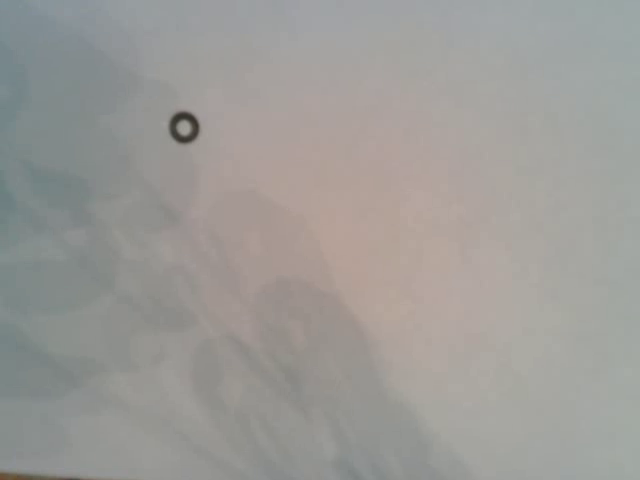
#> input picture frame 38 of sample.mp4, 640 x 480 px
$ python 2.py
#> lines starting #> are read from the running program, lines starting #| are printed output that depends on the picture; after the words box and inside, x2 and y2 are one past the last pixel; in counts of white or black regions, pixels touching at a corner belong together
import time

import cv2
import numpy as np

# Question 2
cap = cv2.VideoCapture("sample.mp4")

def object_detector():
    down_points = (640, 550)
    right_hits,i = 0 , 0
    left_hits, i = 0, 0
    while True:
        ret, frame = cap.read()
#> frame is the input picture: shape (480, 640, 3); mean B, G, R 151.6, 154.9, 156.5
        if not ret:
            break

        frame = cv2.resize(frame, down_points, interpolation=cv2.INTER_LINEAR)
#> frame: shape (550, 640, 3)
        mask = cv2.cvtColor(frame, cv2.COLOR_BGR2GRAY)
        mask = cv2.GaussianBlur(mask, (21, 21), 0)
        ret, thresh = cv2.threshold(mask, 110, 255, cv2.THRESH_BINARY_INV)
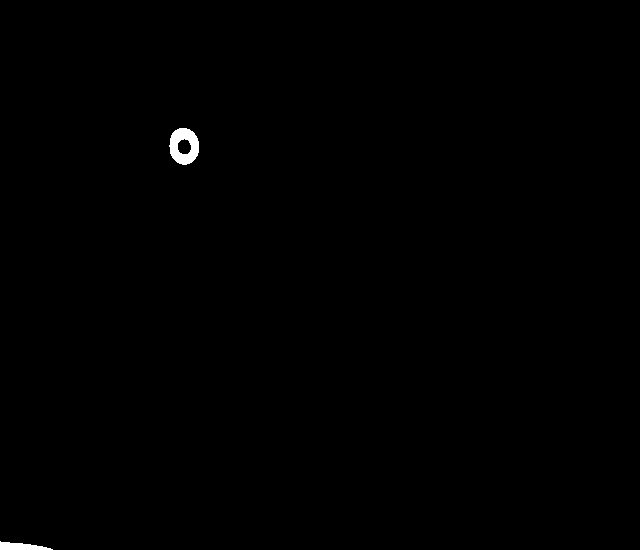
#> thresh: shape (550, 640); 0.29% white; 2 white regions
        contours, hierarchy = cv2.findContours(thresh, cv2.RETR_EXTERNAL, cv2.CHAIN_APPROX_NONE)
#> contours = 2 contours; box (x1, y1, x2, y2) and area: (169, 128, 199, 165) 828, (0, 541, 53, 550) 239

        if len(contours) > 0:
            cnt = max(contours, key=cv2.contourArea)
#> cnt = contour of 94 points, box (x1, y1, x2, y2) (169, 128, 199, 165), area 828
            x, y, w, h = cv2.boundingRect(cnt)
#> x = 169; y = 128; w = 30; h = 37
            cv2.rectangle(frame, (x, y), (x+w, y+h), (0, 255, 0), 2)

            frame=cv2.putText(frame, f'Left hits: {left_hits}' , (30,30) , cv2.FONT_HERSHEY_SIMPLEX, 0.5, (255, 0, 0), 1, cv2.LINE_AA, False )
            frame=cv2.putText(frame, f'Right hits: {right_hits}' , (down_points[0] - 160,20), cv2.FONT_HERSHEY_SIMPLEX, 0.5, (255, 0, 0), 1, cv2.LINE_AA, False )

            if i % 100 == 0:
                if x + (w // 2) > down_points[0] // 2:
                    right_hits += 1
                elif x + (w // 2) < down_points[0] // 2:
                    left_hits += 1

        cv2.imshow("frame", frame)

        if cv2.waitKey(27) & 0xFF == ord('q'):
#> (key q is pressed here)
            break
    cap.release()
#доп задание
def additional_task():
    cap = cv2.VideoCapture("sample.mp4")
    down_points = (640, 550)
    right_hits,i = 0 , 0
    left_hits, i = 0, 0
    fly = cv2.imread('fly64.png', cv2.IMREAD_UNCHANGED)
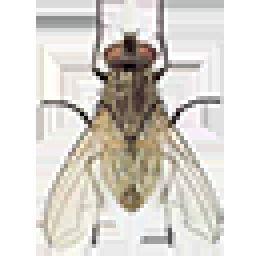
#> input picture fly64.png, 64 x 64 px (shown 4 times larger)
#> fly is the input picture: shape (64, 64, 4); mean B, G, R, A 207.7, 213.8, 217.6, 85.9
    while True:
        ret, frame = cap.read()
        if not ret:
            break

        frame =cv2.resize(frame, down_points, interpolation = cv2.INTER_LINEAR)

        mask = cv2.cvtColor(frame, cv2.COLOR_BGR2GRAY)
        mask = cv2.GaussianBlur(mask, (21, 21), 0)
        ret, thresh = cv2.threshold(mask, 110, 255, cv2.THRESH_BINARY_INV)
        contours, _ = cv2.findContours(thresh, cv2.RETR_EXTERNAL, cv2.CHAIN_APPROX_NONE)

        if len(contours) > 0:
            cnt = max (contours, key=cv2.contourArea)
            x, y, w, h = cv2.boundingRect(cnt)
#> x = 169; y = 128; w = 30; h = 37
            # cv2.rectangle(frame, (x, y), (x+w, y+h), (0, 255, 0), 2)

            img_fly = cv2.resize(fly, (w if x + w < down_points[0] else down_points[0] - x,
                                           h if y + h < down_points[1] else down_points[1] - y))
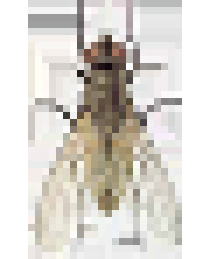
#> img_fly: shape (37, 30, 4) (shown 7 times larger); mean B, G, R, A 207.6, 213.7, 217.5, 86
            alpha_channel, fly_colors = img_fly[:, :, 3] / 255, img_fly[:, :, :3]
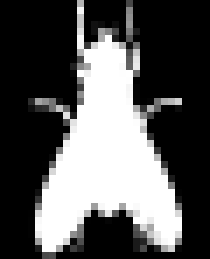
#> alpha_channel: shape (37, 30) float64 (shown 7 times larger); min 0, max 1, mean 0.337
            alpha_mask = np.dstack((alpha_channel, alpha_channel, alpha_channel))
            h_fly, w_fly = img_fly.shape[:2]
#> h_fly = 37; w_fly = 30
            background_subsection = frame[y:(y + h_fly), x:(x + w_fly)]
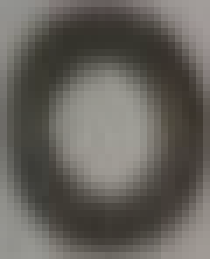
#> background_subsection: shape (37, 30, 3) (shown 7 times larger); mean B, G, R 92.6, 98.6, 101.7
            composite = background_subsection * (1 - alpha_mask) + fly_colors * alpha_mask
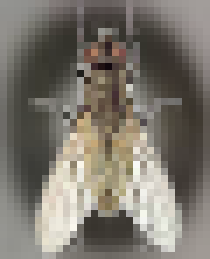
#> composite: shape (37, 30, 3) float64 (shown 7 times larger); mean B, G, R 109, 118.2, 123.5
            frame[y:(y + h_fly), x:(x + w_fly)] = composite

            frame=cv2.putText(frame, f'Left hits: {left_hits}' , (30,30) , cv2.FONT_HERSHEY_SIMPLEX, 0.5, (255, 0, 0), 1, cv2.LINE_AA, False )
            frame=cv2.putText(frame, f'Right hits: {right_hits}' , (down_points[0] - 160,20), cv2.FONT_HERSHEY_SIMPLEX, 0.5, (255, 0, 0), 1, cv2.LINE_AA, False )
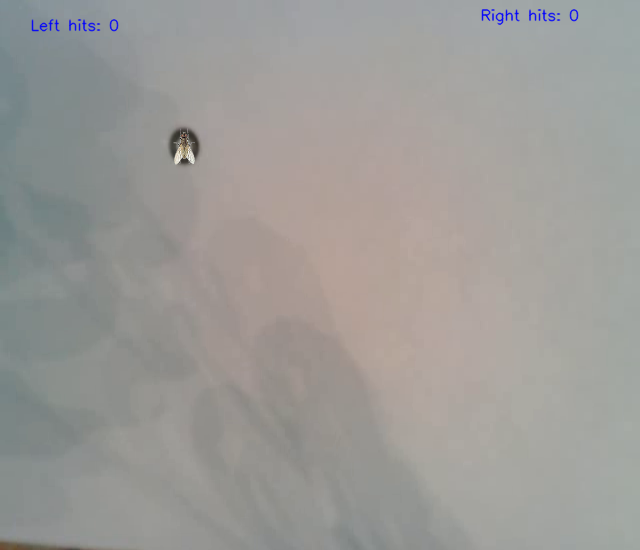
#> frame: shape (550, 640, 3); mean B, G, R 151.7, 154.7, 156.3

            if i % 100 == 0:
                if x + (w // 2) > down_points[0] // 2:
                    right_hits += 1
                elif x + (w // 2) < down_points[0] // 2:
                    left_hits += 1

        cv2.imshow("frame", frame)
        if cv2.waitKey(27) & 0xFF == ord('q'):
#> (key q is pressed here)
            break
    cap.release()

if __name__ == '__main__':

    object_detector()
additional_task()
cv2.waitKey(0)
cv2.destroyAllWindows()

$ run again, starting later in the video
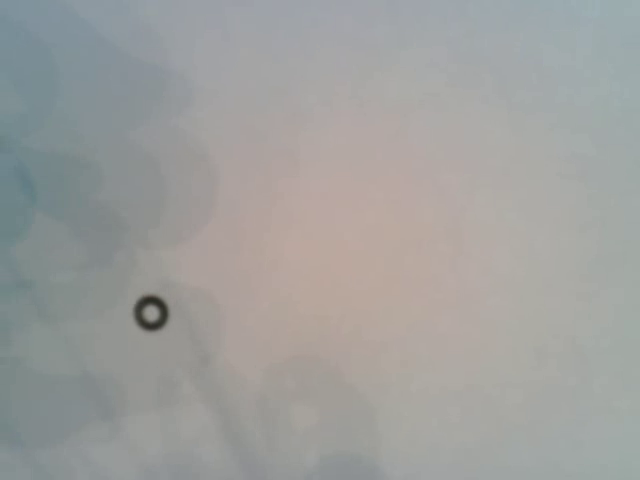
#> input picture frame 175 of sample.mp4, 640 x 480 px
#> in object_detector, frame is the input picture: shape (480, 640, 3); mean B, G, R 157.4, 159.3, 158.7
#> thresh: shape (550, 640); 0.3% white; 1 white region
#> in object_detector, `contours, hierarchy = cv2.findContours(thresh, cv2.RETR_EXTERNAL, cv2...`: contours = 1 contour; box (x1, y1, x2, y2) and area: (134, 338, 170, 380) 1154
#> in object_detector, `cnt = max(contours, key=cv2.contourArea)`: cnt = contour of 111 points, box (x1, y1, x2, y2) (134, 338, 170, 380), area 1154
#> in object_detector, `x, y, w, h = cv2.boundingRect(cnt)`: x = 134; y = 338; w = 36; h = 42
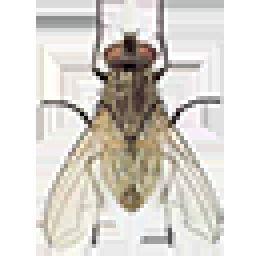
#> input picture fly64.png, 64 x 64 px (shown 4 times larger)
#> in additional_task, fly is the input picture: shape (64, 64, 4); mean B, G, R, A 207.7, 213.8, 217.6, 85.9
#> in additional_task, `x, y, w, h = cv2.boundingRect(cnt)`: x = 134; y = 338; w = 36; h = 42
#> in additional_task, `frame=cv2.putText(frame, f'Right hits: {right_hits}' , (down_points[0]..`:
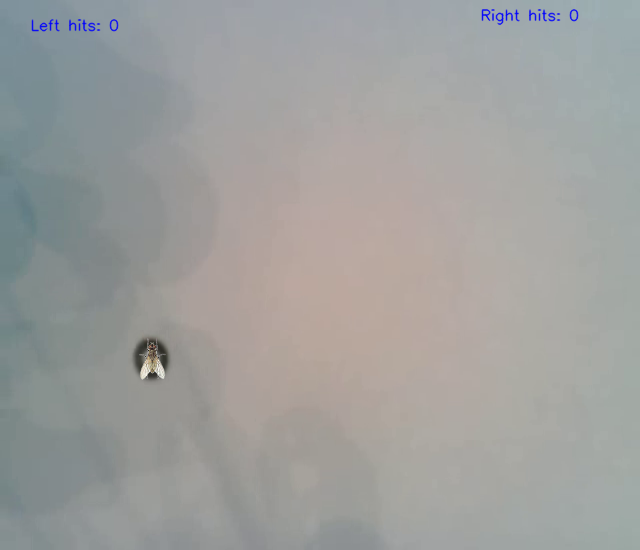
#> frame: shape (550, 640, 3); mean B, G, R 157.6, 159.1, 158.6

$ run again, starting later in the video
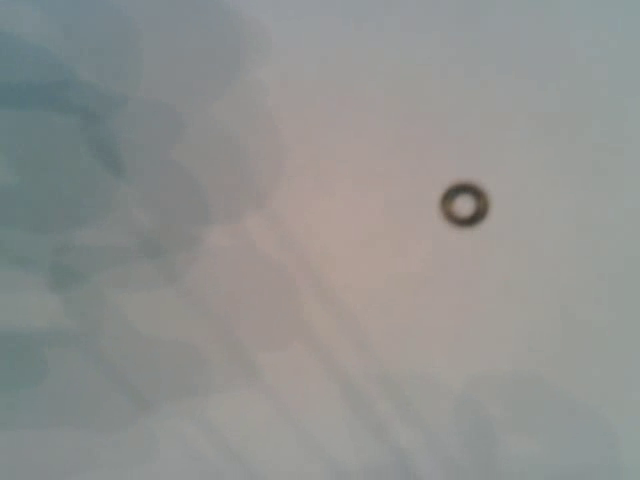
#> input picture frame 311 of sample.mp4, 640 x 480 px
#> in object_detector, frame is the input picture: shape (480, 640, 3); mean B, G, R 144.1, 146.1, 144.9
#> thresh: shape (550, 640); 1% white; 3 white regions
#> in object_detector, `contours, hierarchy = cv2.findContours(thresh, cv2.RETR_EXTERNAL, cv2...`: contours = 3 contours; box (x1, y1, x2, y2) and area: (0, 96, 97, 143) 2020, (442, 210, 488, 261) 1776, (97, 165, 112, 186) 92
#> in object_detector, `cnt = max(contours, key=cv2.contourArea)`: cnt = contour of 239 points, box (x1, y1, x2, y2) (0, 96, 97, 143), area 2020
#> in object_detector, `x, y, w, h = cv2.boundingRect(cnt)`: x = 0; y = 96; w = 97; h = 47
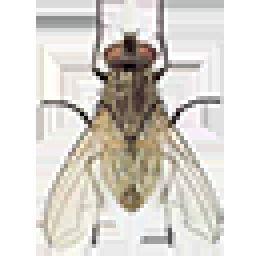
#> input picture fly64.png, 64 x 64 px (shown 4 times larger)
#> in additional_task, fly is the input picture: shape (64, 64, 4); mean B, G, R, A 207.7, 213.8, 217.6, 85.9
#> in additional_task, `x, y, w, h = cv2.boundingRect(cnt)`: x = 0; y = 96; w = 97; h = 47
#> in additional_task, `frame=cv2.putText(frame, f'Right hits: {right_hits}' , (down_points[0]..`:
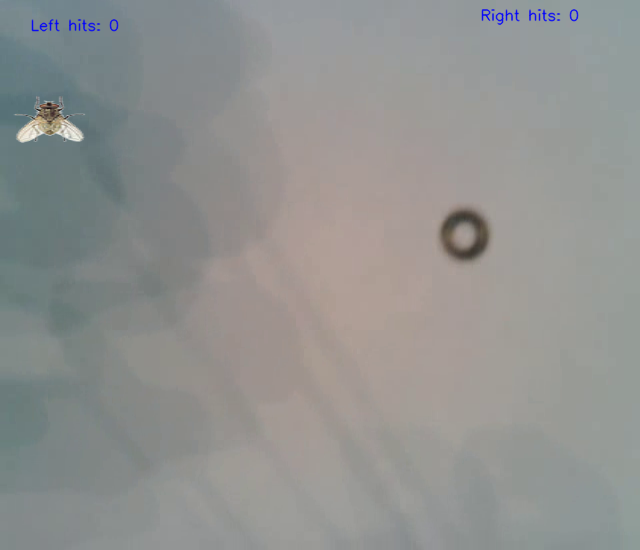
#> frame: shape (550, 640, 3); mean B, G, R 144.4, 146.1, 145
